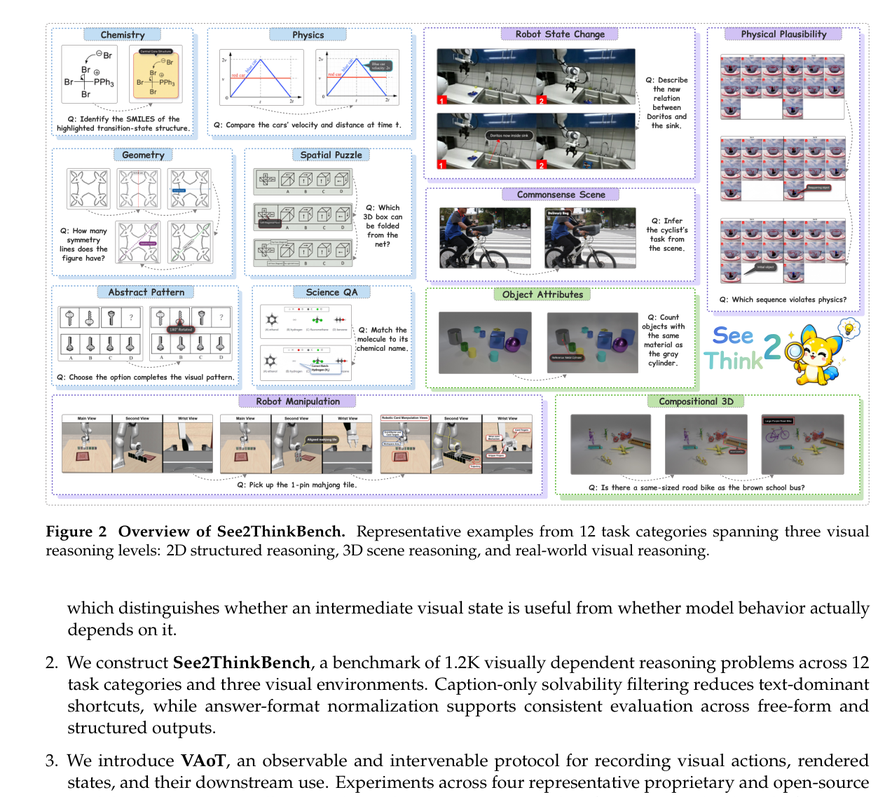
#> input picture assets/project/bench_examples.png, 885 x 797 px, shrunk from 1263 x 1138 before the run
$ python -i convert_image.py   (imports and definitions only)
#> lines starting #> are read from the running program, lines starting #| are printed output that depends on the picture; after the words box and inside, x2 and y2 are one past the last pixel; in counts of white or black regions, pixels touching at a corner belong together
import os
import cv2
import json
from pathlib import Path


def convert_to_edge(image_path: str, output_path: str):
    """
    convert image to edge map using canny algorithm
    """
#> called with image_path = '../assets/project/bench_examples.png'
    img = cv2.imread(image_path)
#> img is the input picture: shape (797, 885, 3); mean B, G, R 223.2, 222.7, 222.7
    gray = cv2.cvtColor(img, cv2.COLOR_BGR2GRAY)
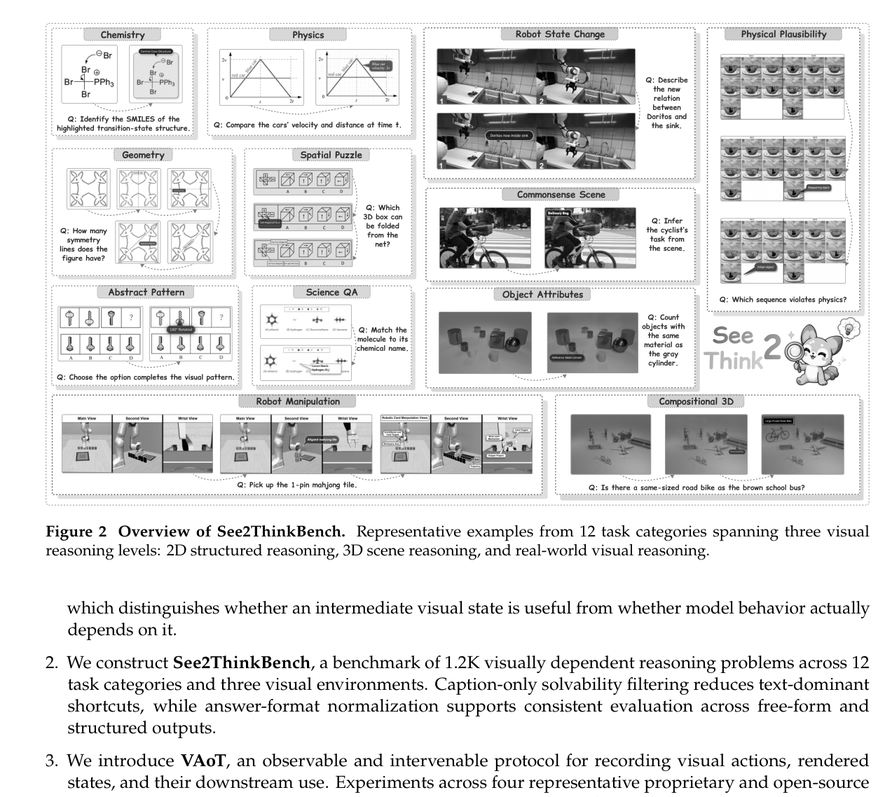
#> gray: shape (797, 885); min 0, max 255, mean 222.7
    if output_path:
        os.makedirs(os.path.dirname(output_path), exist_ok=True)
        edges = cv2.Canny(gray, 50, 150)
        cv2.imwrite(output_path, edges)
        print(f"Edge map saved to {output_path}")
        return edges
    else:
        print("No output path provided, edge map not saved.")
        return None


def convert_to_depth(image_path: str, output_path: str):
    """
    convert image to depth map using simple thresholding
    """
#> called with image_path = '../assets/project/bench_examples.png'
    img = cv2.imread(image_path)
    gray = cv2.cvtColor(img, cv2.COLOR_BGR2GRAY)
    # Simple depth estimation using thresholding (placeholder for actual depth estimation model)
    _, depth_map = cv2.threshold(gray, 128, 255, cv2.THRESH_BINARY)
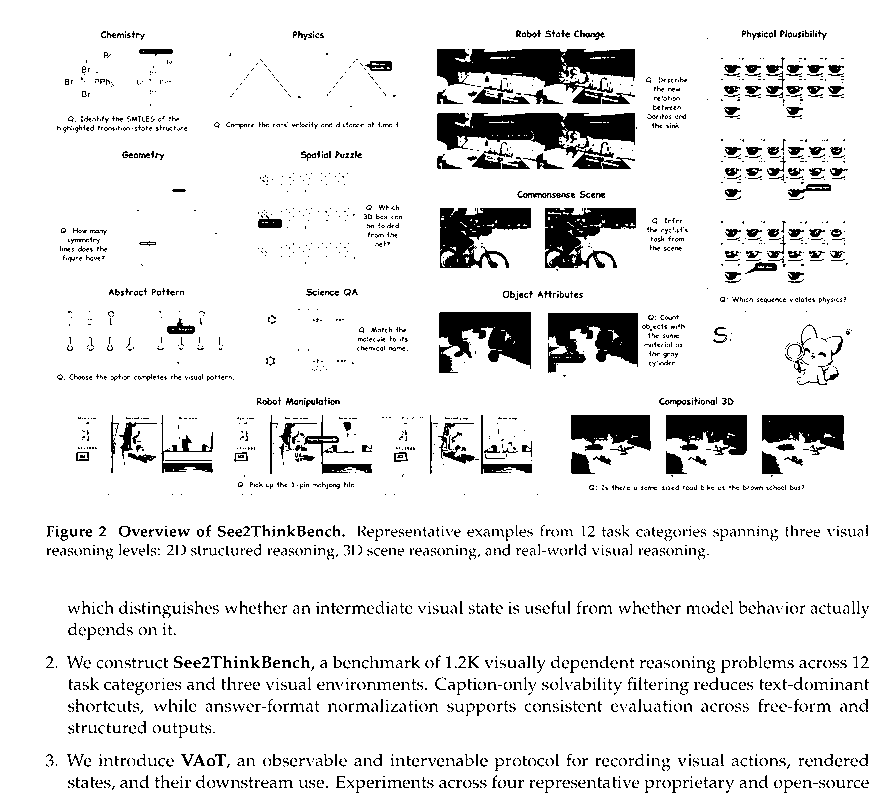
#> depth_map: shape (797, 885); 89.9% white; 2517 black regions (2019 under 20 px), largest, box (x1, y1, x2, y2) and area: (437, 113, 635, 169) 5917, (437, 49, 635, 104) 5819, (439, 312, 531, 373) 3669
    if output_path:
        os.makedirs(os.path.dirname(output_path), exist_ok=True)
        cv2.imwrite(output_path, depth_map)
        print(f"Depth map saved to {output_path}")
    else:
        print("No output path provided, depth map not saved.")
    return depth_map


def process_image(
    image_path: str, edge_output_path: str = None, depth_output_path: str = None
):
    """
    Process the image to generate edge and depth maps.
    """
    edge_map = convert_to_edge(image_path, edge_output_path)
    depth_map = convert_to_depth(image_path, depth_output_path)
    return edge_map, depth_map


def process_all_images(json_path: str):
    """
    process all images in the json file (json_path)
    the json file contains an array of objects with "image_path" field
    one example object:
    {
        "image_path": "annotation/dataset/data/clevr_math/val/images/CLEVR_val_000000.png",
        ...
    }
    the edge maps and depth maps will be saved in
        `annotation/dataset/data/clevr_math/val/images/edge_maps/`
        and
        `annotation/dataset/data/clevr_math/val/images/depth_maps/`
        respectively
    """

    with open(json_path, "r") as f:
        data = json.load(f)

    for index, element in enumerate(data):
        image_path = element["image_path"]
        edge_output_path = (
            Path(image_path).parent / "edge_maps" / element["image_path"].split("/")[-1]
        )
        depth_output_path = (
            Path(image_path).parent
            / "depth_maps"
            / element["image_path"].split("/")[-1]
        )
        os.makedirs(edge_output_path.parent, exist_ok=True)
        os.makedirs(depth_output_path.parent, exist_ok=True)
        process_image(
            image_path=str(image_path),
            edge_output_path=str(edge_output_path),
            depth_output_path=str(depth_output_path),
        )
        # for every 100 images, print progress
        if index % 100 == 0:
            print(f"Processed {index} / {len(data)} images")


# [4 lines not run here, left out]

>>> result = process_image('../assets/project/bench_examples.png')
